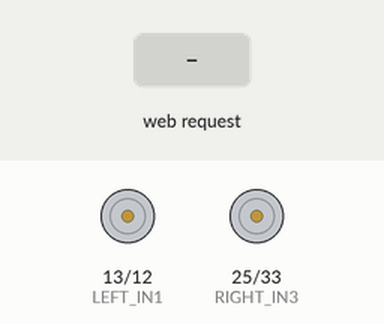
This sketch was run on a simulated ESP32. Shown: motor-driver pin pairs drawn as motors (green arrow = first pin HIGH = forward, orange = second pin HIGH = backward, longer = more drive, scaled by the enable pin). The inputs (shaded band) are chosen by the test bench. What the sketch prints to the serial monitor is not drawn.

Above: at 1.2 s.
1.3 s: HTTP request GET /cmd?action=forward received
At 1.8 s:
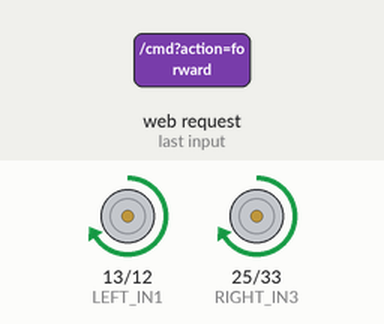
2.8 s: HTTP request GET /cmd?action=backward received
At 4.0 s:
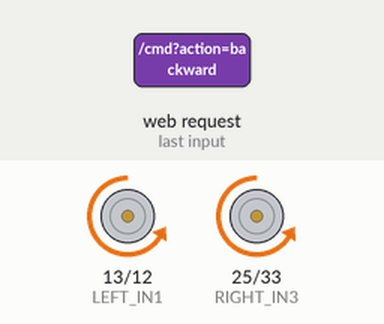
4.3 s: HTTP request GET /cmd?action=left received
At 5.3 s:
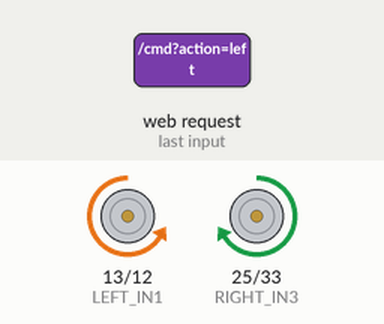
5.8 s: HTTP request GET /cmd?action=right received
At 6.4 s:
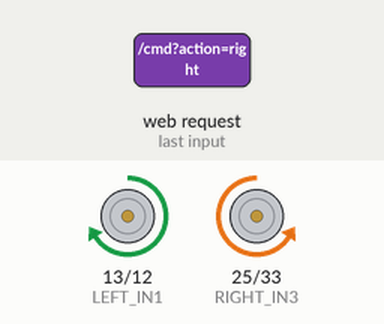
Timing chart, 0 to 8.3 s (numbered marks = the images above; inputs shaded):
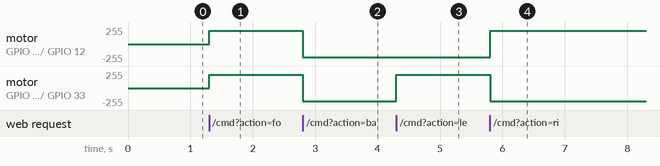

Measured:
- after the input at 1.3 s, motor on GPIO 13 (LEFT_IN1) / GPIO 12 (LEFT_IN2), motor on GPIO 25 (RIGHT_IN3) / GPIO 33 (RIGHT_IN4): stopped → forward 199/255 at once
- after the input at 2.8 s, motor on GPIO 13 (LEFT_IN1) / GPIO 12 (LEFT_IN2), motor on GPIO 25 (RIGHT_IN3) / GPIO 33 (RIGHT_IN4): forward 199/255 → backward 199/255 at once
- after the input at 4.3 s, motor on GPIO 25 (RIGHT_IN3) / GPIO 33 (RIGHT_IN4): backward 199/255 → forward 199/255 at once
- after the input at 5.8 s, motor on GPIO 13 (LEFT_IN1) / GPIO 12 (LEFT_IN2): backward 199/255 → forward 199/255 at once; motor on GPIO 25 (RIGHT_IN3) / GPIO 33 (RIGHT_IN4): forward 199/255 → backward 199/255 at once

The sketch:

rover_wifi_6pin_v2.ino
```cpp
// ========================================
// ESP32 6x6 Rover - WiFi Web Controller
// 2x L298N, 6 motors (3 per driver)
// Connect to hotspot → open 192.168.4.1
// ========================================
#include <WiFi.h>
#include <WebServer.h>

// ----- WiFi Hotspot Credentials -----
const char* ssid     = "RoverControl";
const char* password = "rover1234";

WebServer server(80);

// PWM Settings
const int freq       = 5000;
const int resolution = 8;

// ===== 6 PINS TOTAL =====
// Left side  (TL + ML + RL wired together)
const int LEFT_ENA = 23;   // All left ENA pins shorted → GPIO 23
const int LEFT_IN1 = 13;   // All left IN1 pins shorted → GPIO 13
const int LEFT_IN2 = 12;   // All left IN2 pins shorted → GPIO 12

// Right side (TR + MR + RR wired together)
const int RIGHT_ENB = 26;  // All right ENB pins shorted → GPIO 26
const int RIGHT_IN3 = 25;  // All right IN3 pins shorted → GPIO 25
const int RIGHT_IN4 = 33;  // All right IN4 pins shorted → GPIO 33

int currentSpeed = 200;

// ===== MOTOR CONTROL =====
void leftSide(int spd, int dir) {
  if (dir == 1)       { digitalWrite(LEFT_IN1, HIGH); digitalWrite(LEFT_IN2, LOW);  ledcWrite(LEFT_ENA, spd); }
  else if (dir == -1) { digitalWrite(LEFT_IN1, LOW);  digitalWrite(LEFT_IN2, HIGH); ledcWrite(LEFT_ENA, spd); }
  else                { digitalWrite(LEFT_IN1, LOW);  digitalWrite(LEFT_IN2, LOW);  ledcWrite(LEFT_ENA, 0);   }
}

void rightSide(int spd, int dir) {
  if (dir == 1)       { digitalWrite(RIGHT_IN3, HIGH); digitalWrite(RIGHT_IN4, LOW);  ledcWrite(RIGHT_ENB, spd); }
  else if (dir == -1) { digitalWrite(RIGHT_IN3, LOW);  digitalWrite(RIGHT_IN4, HIGH); ledcWrite(RIGHT_ENB, spd); }
  else                { digitalWrite(RIGHT_IN3, LOW);  digitalWrite(RIGHT_IN4, LOW);  ledcWrite(RIGHT_ENB, 0);   }
}

void forward(int spd)   { leftSide(spd,  1); rightSide(spd,  1); }
void backward(int spd)  { leftSide(spd, -1); rightSide(spd, -1); }
void turnLeft(int spd)  { leftSide(spd, -1); rightSide(spd,  1); }
void turnRight(int spd) { leftSide(spd,  1); rightSide(spd, -1); }
void stopAll()          { leftSide(0,    0); rightSide(0,    0); }

// ===== WEB UI =====
const char INDEX_HTML[] PROGMEM = R"rawhtml(
<!DOCTYPE html>
<html lang="en">
<head>
<meta charset="UTF-8"/>
<meta name="viewport" content="width=device-width, initial-scale=1.0, user-scalable=no"/>
<title>ROVER CTRL</title>
<style>
  @import url('https://fonts.googleapis.com/css2?family=Share+Tech+Mono&family=Orbitron:wght@700;900&display=swap');
  :root {
    --bg:#0a0c10; --panel:#111418; --border:#1e2530;
    --accent:#00e5ff; --accent2:#ff3d00; --dim:#2a3040;
    --text:#c8d8e8; --glow:0 0 12px #00e5ff88;
  }
  *, *::before, *::after { box-sizing:border-box; margin:0; padding:0; }
  body {
    background:var(--bg); font-family:'Share Tech Mono',monospace; color:var(--text);
    min-height:100dvh; display:flex; flex-direction:column;
    align-items:center; justify-content:center; gap:18px; padding:20px; overflow:hidden;
  }
  body::before {
    content:''; position:fixed; inset:0;
    background:repeating-linear-gradient(0deg,transparent,transparent 2px,rgba(0,0,0,0.18) 2px,rgba(0,0,0,0.18) 4px);
    pointer-events:none; z-index:999;
  }
  header { text-align:center; letter-spacing:.15em; }
  header h1 {
    font-family:'Orbitron',sans-serif; font-size:clamp(1.1rem,5vw,1.7rem);
    font-weight:900; color:var(--accent); text-shadow:var(--glow); text-transform:uppercase;
  }
  header p { font-size:.7rem; color:#4a6080; margin-top:2px; }
  .speed-wrap { width:100%; max-width:320px; display:flex; align-items:center; gap:10px; }
  .speed-label { font-size:.7rem; color:#4a6080; white-space:nowrap; min-width:55px; }
  .speed-track { flex:1; height:6px; background:var(--dim); border-radius:3px; overflow:hidden; }
  .speed-fill { height:100%; background:var(--accent); box-shadow:var(--glow); border-radius:3px; transition:width .2s ease; }
  .speed-val { font-size:.75rem; color:var(--accent); min-width:38px; text-align:right; }
  .dpad {
    display:grid; grid-template-columns:repeat(3,1fr); grid-template-rows:repeat(3,1fr);
    gap:8px; width:min(300px,90vw); height:min(300px,90vw);
  }
  .btn {
    background:var(--panel); border:1px solid var(--border); border-radius:10px;
    color:var(--text); font-family:'Share Tech Mono',monospace; font-size:clamp(.6rem,3vw,.85rem);
    cursor:pointer; display:flex; flex-direction:column; align-items:center; justify-content:center;
    gap:4px; transition:background .1s,border-color .1s,transform .08s,box-shadow .1s;
    user-select:none; -webkit-tap-highlight-color:transparent; touch-action:manipulation;
  }
  .btn svg { width:28px; height:28px; fill:var(--text); transition:fill .1s; }
  .btn:active, .btn.pressed {
    background:#0d1a22; border-color:var(--accent);
    box-shadow:var(--glow),inset 0 0 12px #00e5ff22; transform:scale(0.94);
  }
  .btn:active svg, .btn.pressed svg { fill:var(--accent); }
  .btn-stop { background:#1a0a08; border-color:#3a1a10; }
  .btn-stop svg { fill:var(--accent2); }
  .btn-stop:active, .btn-stop.pressed {
    background:#250d08; border-color:var(--accent2);
    box-shadow:0 0 14px #ff3d0088,inset 0 0 12px #ff3d0022;
  }
  .btn-stop:active svg, .btn-stop.pressed svg { fill:var(--accent2); }
  .speed-row { display:flex; gap:8px; width:min(300px,90vw); }
  .speed-row .btn { flex:1; height:52px; }
  .status { font-size:.7rem; color:#3a5070; letter-spacing:.1em; }
  #statusText { color:var(--accent); }
</style>
</head>
<body>
<header>
  <h1>&#9651; Rover Control</h1>
  <p>6&#215;6 ESP32 &bull; 6-PIN MODE</p>
</header>
<div class="speed-wrap">
  <span class="speed-label">SPEED</span>
  <div class="speed-track"><div class="speed-fill" id="speedFill" style="width:78%"></div></div>
  <span class="speed-val" id="speedPct">78%</span>
</div>
<div class="dpad">
  <div></div>
  <button class="btn" ontouchstart="cmd('forward')" ontouchend="cmd('stop')" onmousedown="cmd('forward')" onmouseup="cmd('stop')" onmouseleave="cmd('stop')">
    <svg viewBox="0 0 24 24"><path d="M12 4l8 8H4z"/></svg><span>FWD</span>
  </button>
  <div></div>
  <button class="btn" ontouchstart="cmd('left')" ontouchend="cmd('stop')" onmousedown="cmd('left')" onmouseup="cmd('stop')" onmouseleave="cmd('stop')">
    <svg viewBox="0 0 24 24"><path d="M4 12l8-8v16z"/></svg><span>LEFT</span>
  </button>
  <button class="btn btn-stop" onclick="cmd('stop')">
    <svg viewBox="0 0 24 24"><rect x="4" y="4" width="16" height="16" rx="2"/></svg><span>STOP</span>
  </button>
  <button class="btn" ontouchstart="cmd('right')" ontouchend="cmd('stop')" onmousedown="cmd('right')" onmouseup="cmd('stop')" onmouseleave="cmd('stop')">
    <svg viewBox="0 0 24 24"><path d="M20 12l-8 8V4z"/></svg><span>RIGHT</span>
  </button>
  <div></div>
  <button class="btn" ontouchstart="cmd('backward')" ontouchend="cmd('stop')" onmousedown="cmd('backward')" onmouseup="cmd('stop')" onmouseleave="cmd('stop')">
    <svg viewBox="0 0 24 24"><path d="M12 20l8-8H4z"/></svg><span>REV</span>
  </button>
  <div></div>
</div>
<div class="speed-row">
  <button class="btn" onclick="cmd('slower')">
    <svg viewBox="0 0 24 24"><path d="M5 13h14v-2H5z"/></svg><span>SLOWER</span>
  </button>
  <button class="btn" onclick="cmd('faster')">
    <svg viewBox="0 0 24 24"><path d="M11 5v6H5v2h6v6h2v-6h6v-2h-6V5z"/></svg><span>FASTER</span>
  </button>
</div>
<p class="status">STATUS: <span id="statusText">READY</span></p>
<script>
  const labels = {
    forward:'FWD', backward:'REV', left:'TURNING LEFT',
    right:'TURNING RIGHT', stop:'STOPPED', faster:'SPEED UP', slower:'SPEED DOWN'
  };
  function cmd(action) {
    fetch('/cmd?action=' + action).then(r => r.json()).then(data => {
      document.getElementById('statusText').textContent = labels[action] || action.toUpperCase();
      if (data.speed !== undefined) {
        const pct = Math.round((data.speed / 255) * 100);
        document.getElementById('speedFill').style.width = pct + '%';
        document.getElementById('speedPct').textContent  = pct + '%';
      }
    }).catch(() => { document.getElementById('statusText').textContent = 'ERR'; });
  }
  const keyMap = {
    'w':'forward','ArrowUp':'forward','s':'backward','ArrowDown':'backward',
    'a':'left','ArrowLeft':'left','d':'right','ArrowRight':'right',' ':'stop','x':'stop'
  };
  const held = new Set();
  document.addEventListener('keydown', e => {
    if (held.has(e.key)) return;
    if (keyMap[e.key]) { held.add(e.key); cmd(keyMap[e.key]); e.preventDefault(); }
  });
  document.addEventListener('keyup', e => {
    if (keyMap[e.key]) { held.delete(e.key); cmd('stop'); }
  });
</script>
</body>
</html>
)rawhtml";

// ===== HTTP HANDLERS =====
void handleRoot() { server.send_P(200, "text/html", INDEX_HTML); }

void handleCmd() {
  String action = server.arg("action");
  if      (action == "forward")  { forward(currentSpeed);  Serial.println("▲ Forward"); }
  else if (action == "backward") { backward(currentSpeed); Serial.println("▼ Backward"); }
  else if (action == "left")     { turnLeft(currentSpeed); Serial.println("◄ Left"); }
  else if (action == "right")    { turnRight(currentSpeed);Serial.println("► Right"); }
  else if (action == "stop")     { stopAll();              Serial.println("■ Stop"); }
  else if (action == "faster")   { currentSpeed = min(255, currentSpeed + 25); Serial.print("Speed: "); Serial.println(currentSpeed); }
  else if (action == "slower")   { currentSpeed = max(50,  currentSpeed - 25); Serial.print("Speed: "); Serial.println(currentSpeed); }
  server.sendHeader("Access-Control-Allow-Origin", "*");
  server.send(200, "application/json", "{\"ok\":true,\"speed\":" + String(currentSpeed) + "}");
}

void handleNotFound() { server.send(404, "text/plain", "Not found"); }

// ===== SETUP =====
void setup() {
  Serial.begin(115200);

  ledcAttach(LEFT_ENA,  freq, resolution);
  ledcAttach(RIGHT_ENB, freq, resolution);

  pinMode(LEFT_IN1,   OUTPUT); pinMode(LEFT_IN2,   OUTPUT);
  pinMode(RIGHT_IN3,  OUTPUT); pinMode(RIGHT_IN4,  OUTPUT);

  stopAll();

  WiFi.softAP(ssid, password);
  IPAddress ip = WiFi.softAPIP();
  Serial.println("\n========== ROVER WiFi READY ==========");
  Serial.print("Hotspot:  "); Serial.println(ssid);
  Serial.print("Password: "); Serial.println(password);
  Serial.print("Open:     http://"); Serial.println(ip);
  Serial.println("======================================\n");

  server.on("/",    handleRoot);
  server.on("/cmd", handleCmd);
  server.onNotFound(handleNotFound);
  server.begin();
}

void loop() { server.handleClient(); }
```
